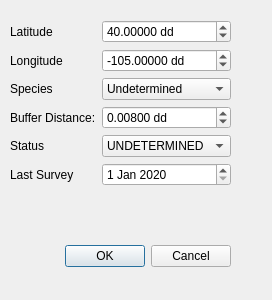
<?xml version="1.0" encoding="UTF-8"?>
<ui version="4.0">
 <class>NewRaptorDialogBase</class>
 <widget class="QDialog" name="NewRaptorDialogBase">
  <property name="geometry">
   <rect>
    <x>0</x>
    <y>0</y>
    <width>272</width>
    <height>300</height>
   </rect>
  </property>
  <property name="windowTitle">
   <string>Add New Raptor</string>
  </property>
  <widget class="QDialogButtonBox" name="button_box">
   <property name="geometry">
    <rect>
     <x>-110</x>
     <y>240</y>
     <width>341</width>
     <height>32</height>
    </rect>
   </property>
   <property name="orientation">
    <enum>Qt::Horizontal</enum>
   </property>
   <property name="standardButtons">
    <set>QDialogButtonBox::Cancel|QDialogButtonBox::Ok</set>
   </property>
  </widget>
  <widget class="QWidget" name="formLayoutWidget">
   <property name="geometry">
    <rect>
     <x>10</x>
     <y>20</y>
     <width>221</width>
     <height>201</height>
    </rect>
   </property>
   <layout class="QFormLayout" name="lytForm">
    <item row="0" column="0">
     <widget class="QLabel" name="latitudeLabel">
      <property name="text">
       <string>Latitude</string>
      </property>
     </widget>
    </item>
    <item row="0" column="1">
     <widget class="QDoubleSpinBox" name="spbLatitude">
      <property name="suffix">
       <string> dd</string>
      </property>
      <property name="decimals">
       <number>5</number>
      </property>
      <property name="minimum">
       <double>-90.000000000000000</double>
      </property>
      <property name="maximum">
       <double>90.000000000000000</double>
      </property>
      <property name="singleStep">
       <double>0.001000000000000</double>
      </property>
      <property name="value">
       <double>40.000000000000000</double>
      </property>
     </widget>
    </item>
    <item row="1" column="0">
     <widget class="QLabel" name="longitudeLabel">
      <property name="text">
       <string>Longitude</string>
      </property>
     </widget>
    </item>
    <item row="1" column="1">
     <widget class="QDoubleSpinBox" name="spbLongitude">
      <property name="suffix">
       <string> dd</string>
      </property>
      <property name="decimals">
       <number>5</number>
      </property>
      <property name="minimum">
       <double>-180.000000000000000</double>
      </property>
      <property name="maximum">
       <double>180.000000000000000</double>
      </property>
      <property name="singleStep">
       <double>0.001000000000000</double>
      </property>
      <property name="value">
       <double>-105.000000000000000</double>
      </property>
     </widget>
    </item>
    <item row="2" column="0">
     <widget class="QLabel" name="speciesLabel">
      <property name="text">
       <string>Species</string>
      </property>
     </widget>
    </item>
    <item row="2" column="1">
     <widget class="QComboBox" name="cmbSpecies">
      <item>
       <property name="text">
        <string>Undetermined</string>
       </property>
      </item>
      <item>
       <property name="text">
        <string>Red-tail Hawk</string>
       </property>
      </item>
      <item>
       <property name="text">
        <string>Swainsons Hawk</string>
       </property>
      </item>
      <item>
       <property name="text">
        <string>Northern Harrier</string>
       </property>
      </item>
     </widget>
    </item>
    <item row="3" column="0">
     <widget class="QLabel" name="bufferDistanceLabel">
      <property name="text">
       <string>Buffer Distance:</string>
      </property>
     </widget>
    </item>
    <item row="3" column="1">
     <widget class="QDoubleSpinBox" name="spbBuffer">
      <property name="suffix">
       <string> dd</string>
      </property>
      <property name="decimals">
       <number>5</number>
      </property>
      <property name="maximum">
       <double>0.100000000000000</double>
      </property>
      <property name="singleStep">
       <double>0.001000000000000</double>
      </property>
      <property name="value">
       <double>0.008000000000000</double>
      </property>
     </widget>
    </item>
    <item row="4" column="0">
     <widget class="QLabel" name="statusLabel">
      <property name="text">
       <string>Status</string>
      </property>
     </widget>
    </item>
    <item row="4" column="1">
     <widget class="QComboBox" name="cmbStatus">
      <item>
       <property name="text">
        <string>UNDETERMINED</string>
       </property>
      </item>
      <item>
       <property name="text">
        <string>ACTIVE NEST</string>
       </property>
      </item>
      <item>
       <property name="text">
        <string>INACTIVE NEST</string>
       </property>
      </item>
      <item>
       <property name="text">
        <string>FLEDGED NEST</string>
       </property>
      </item>
     </widget>
    </item>
    <item row="5" column="0">
     <widget class="QLabel" name="lastSurveyLabel">
      <property name="text">
       <string>Last Survey</string>
      </property>
     </widget>
    </item>
    <item row="5" column="1">
     <widget class="QDateEdit" name="dteLast">
      <property name="date">
       <date>
        <year>2020</year>
        <month>1</month>
        <day>1</day>
       </date>
      </property>
     </widget>
    </item>
   </layout>
  </widget>
 </widget>
 <resources/>
 <connections>
  <connection>
   <sender>button_box</sender>
   <signal>accepted()</signal>
   <receiver>NewRaptorDialogBase</receiver>
   <slot>accept()</slot>
   <hints>
    <hint type="sourcelabel">
     <x>20</x>
     <y>20</y>
    </hint>
    <hint type="destinationlabel">
     <x>20</x>
     <y>20</y>
    </hint>
   </hints>
  </connection>
  <connection>
   <sender>button_box</sender>
   <signal>rejected()</signal>
   <receiver>NewRaptorDialogBase</receiver>
   <slot>reject()</slot>
   <hints>
    <hint type="sourcelabel">
     <x>20</x>
     <y>20</y>
    </hint>
    <hint type="destinationlabel">
     <x>20</x>
     <y>20</y>
    </hint>
   </hints>
  </connection>
 </connections>
</ui>
